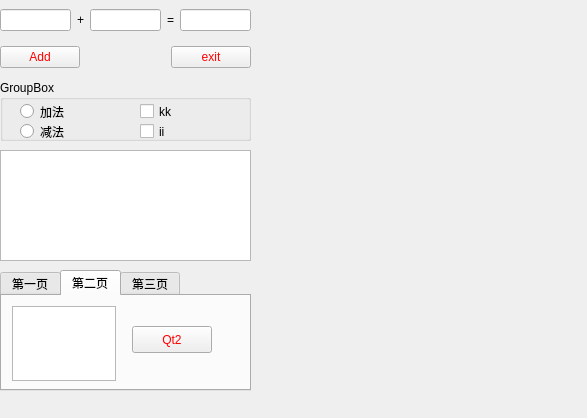
<ui version="4.0" >
 <class>Qt1</class>
 <widget class="QDialog" name="Qt1" >
  <property name="geometry" >
   <rect>
    <x>0</x>
    <y>0</y>
    <width>587</width>
    <height>418</height>
   </rect>
  </property>
  <property name="windowTitle" >
   <string>Dialog</string>
  </property>
  <property name="styleSheet" >
   <string>QPushButton { 
		color: red ;
/*		border-radius : 6px;  */
}</string>
  </property>
  <widget class="QGroupBox" name="groupBox" >
   <property name="geometry" >
    <rect>
     <x>0</x>
     <y>80</y>
     <width>251</width>
     <height>61</height>
    </rect>
   </property>
   <property name="title" >
    <string>GroupBox</string>
   </property>
   <widget class="QRadioButton" name="rbAdd" >
    <property name="geometry" >
     <rect>
      <x>20</x>
      <y>20</y>
      <width>51</width>
      <height>23</height>
     </rect>
    </property>
    <property name="text" >
     <string>加法</string>
    </property>
   </widget>
   <widget class="QRadioButton" name="rbSub" >
    <property name="geometry" >
     <rect>
      <x>20</x>
      <y>40</y>
      <width>51</width>
      <height>23</height>
     </rect>
    </property>
    <property name="text" >
     <string>减法</string>
    </property>
   </widget>
   <widget class="QCheckBox" name="cbKk" >
    <property name="geometry" >
     <rect>
      <x>140</x>
      <y>20</y>
      <width>82</width>
      <height>23</height>
     </rect>
    </property>
    <property name="text" >
     <string>kk</string>
    </property>
   </widget>
   <widget class="QCheckBox" name="cbIi" >
    <property name="geometry" >
     <rect>
      <x>140</x>
      <y>40</y>
      <width>82</width>
      <height>23</height>
     </rect>
    </property>
    <property name="text" >
     <string>ii</string>
    </property>
   </widget>
  </widget>
  <widget class="QTableWidget" name="tableWidget" >
   <property name="geometry" >
    <rect>
     <x>0</x>
     <y>150</y>
     <width>251</width>
     <height>111</height>
    </rect>
   </property>
   <property name="rowCount" >
    <number>0</number>
   </property>
   <property name="columnCount" >
    <number>0</number>
   </property>
  </widget>
  <widget class="QTabWidget" name="tabWidget" >
   <property name="geometry" >
    <rect>
     <x>0</x>
     <y>270</y>
     <width>251</width>
     <height>121</height>
    </rect>
   </property>
   <property name="currentIndex" >
    <number>1</number>
   </property>
   <widget class="QWidget" name="tab1" >
    <attribute name="title" >
     <string>第一页</string>
    </attribute>
    <widget class="QPushButton" name="pbqqqq" >
     <property name="geometry" >
      <rect>
       <x>0</x>
       <y>10</y>
       <width>80</width>
       <height>27</height>
      </rect>
     </property>
     <property name="text" >
      <string>qqqq</string>
     </property>
    </widget>
    <widget class="QLabel" name="image" >
     <property name="geometry" >
      <rect>
       <x>100</x>
       <y>10</y>
       <width>131</width>
       <height>81</height>
      </rect>
     </property>
     <property name="text" >
      <string>TextLabel</string>
     </property>
    </widget>
   </widget>
   <widget class="QWidget" name="tab_2" >
    <attribute name="title" >
     <string>第二页</string>
    </attribute>
    <widget class="QTextEdit" name="textEdit" >
     <property name="geometry" >
      <rect>
       <x>10</x>
       <y>10</y>
       <width>104</width>
       <height>75</height>
      </rect>
     </property>
    </widget>
    <widget class="QPushButton" name="pbqt2" >
     <property name="geometry" >
      <rect>
       <x>130</x>
       <y>30</y>
       <width>80</width>
       <height>27</height>
      </rect>
     </property>
     <property name="text" >
      <string>Qt2</string>
     </property>
    </widget>
   </widget>
   <widget class="QWidget" name="tab3" >
    <attribute name="title" >
     <string>第三页</string>
    </attribute>
    <widget class="QComboBox" name="comboBox" >
     <property name="geometry" >
      <rect>
       <x>10</x>
       <y>10</y>
       <width>78</width>
       <height>26</height>
      </rect>
     </property>
     <item>
      <property name="text" >
       <string>+</string>
      </property>
     </item>
     <item>
      <property name="text" >
       <string>-</string>
      </property>
     </item>
    </widget>
    <widget class="QPushButton" name="pbanniu" >
     <property name="geometry" >
      <rect>
       <x>110</x>
       <y>10</y>
       <width>80</width>
       <height>27</height>
      </rect>
     </property>
     <property name="text" >
      <string>anniu</string>
     </property>
    </widget>
    <widget class="QSpinBox" name="spinBox" >
     <property name="geometry" >
      <rect>
       <x>10</x>
       <y>50</y>
       <width>55</width>
       <height>27</height>
      </rect>
     </property>
     <property name="singleStep" >
      <number>2</number>
     </property>
    </widget>
    <widget class="QSlider" name="horizontalSlider" >
     <property name="geometry" >
      <rect>
       <x>80</x>
       <y>40</y>
       <width>160</width>
       <height>16</height>
      </rect>
     </property>
     <property name="orientation" >
      <enum>Qt::Horizontal</enum>
     </property>
    </widget>
    <widget class="QLCDNumber" name="lcdNumber" >
     <property name="geometry" >
      <rect>
       <x>80</x>
       <y>60</y>
       <width>141</width>
       <height>23</height>
      </rect>
     </property>
    </widget>
   </widget>
  </widget>
  <widget class="QWidget" name="" >
   <property name="geometry" >
    <rect>
     <x>0</x>
     <y>0</y>
     <width>251</width>
     <height>78</height>
    </rect>
   </property>
   <layout class="QVBoxLayout" >
    <item>
     <layout class="QHBoxLayout" >
      <item>
       <widget class="QLineEdit" name="le1" />
      </item>
      <item>
       <widget class="QLabel" name="label" >
        <property name="text" >
         <string>+</string>
        </property>
       </widget>
      </item>
      <item>
       <widget class="QLineEdit" name="le2" />
      </item>
      <item>
       <widget class="QLabel" name="label_2" >
        <property name="text" >
         <string>=</string>
        </property>
       </widget>
      </item>
      <item>
       <widget class="QLineEdit" name="leRes" />
      </item>
     </layout>
    </item>
    <item>
     <layout class="QHBoxLayout" >
      <item>
       <widget class="QPushButton" name="pbOK" >
        <property name="text" >
         <string>Add</string>
        </property>
       </widget>
      </item>
      <item>
       <spacer>
        <property name="orientation" >
         <enum>Qt::Horizontal</enum>
        </property>
        <property name="sizeHint" >
         <size>
          <width>40</width>
          <height>20</height>
         </size>
        </property>
       </spacer>
      </item>
      <item>
       <widget class="QPushButton" name="pbExit" >
        <property name="text" >
         <string>exit</string>
        </property>
       </widget>
      </item>
     </layout>
    </item>
   </layout>
  </widget>
 </widget>
 <resources/>
 <connections/>
</ui>
